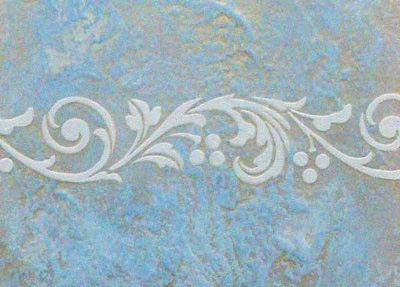
#> input picture assets/images/01_plaster_1.jpg, 400 x 287 px
$ python make-hero-image.py ../assets/images/01_plaster_1.jpg
#> lines starting #> are read from the running program, lines starting #| are printed output that depends on the picture
"""Crop + encode the homepage hero image to the 3:2 pair the page expects.

Usage:
    python _tools/make-hero-image.py <source-image> [--top 0.0] [--bottom 1.0]

Writes assets/images/three-busts-kintsugi.{jpg,webp} at 1200x800, matching the
width/height attributes in index.html and the .hero-image 3:2 frame in styles.css.

The source is a wide panorama (~2.4:1); 3:2 is taller, so the crop keeps the full
width and trims the vertical margins. --top/--bottom nudge which slice of the
height survives (fractions of source height) if the busts sit off-centre.
"""
import sys
from pathlib import Path

from PIL import Image

REPO = Path(__file__).resolve().parent.parent
OUT_DIR = REPO / "assets" / "images"
STEM = "three-busts-kintsugi"
TARGET_W, TARGET_H = 1200, 800
TARGET_RATIO = TARGET_W / TARGET_H  # 1.5


def main() -> int:
    if len(sys.argv) < 2:
        print(__doc__)
        return 1

    src_path = Path(sys.argv[1])
    if not src_path.exists():
        print(f"error: no such file: {src_path}")
        return 1

    top_f, bottom_f = 0.0, 1.0
    args = sys.argv[2:]
    for flag, setter in (("--top", "top"), ("--bottom", "bottom")):
        if flag in args:
            val = float(args[args.index(flag) + 1])
            if setter == "top":
                top_f = val
            else:
                bottom_f = val

    img = Image.open(src_path).convert("RGB")
#> img is the input picture: PIL image 400x287 RGB; mean R, G, B 156.9, 177.8, 185.7
    w, h = img.size
#> w = 400; h = 287
    print(f"source: {w}x{h}  ratio {w / h:.3f}")
#| source: 400x287  ratio 1.394

    band_top, band_bottom = int(h * top_f), int(h * bottom_f)
#> band_top = 0; band_bottom = 287
    band_h = band_bottom - band_top
#> band_h = 287

    # Fit the widest 3:2 box inside the selected band.
    if w / band_h > TARGET_RATIO:
        # wider than 3:2 -> full height of the band, trim the sides
        crop_h = band_h
        crop_w = int(round(crop_h * TARGET_RATIO))
    else:
        crop_w = w
#> crop_w = 400
        crop_h = int(round(crop_w / TARGET_RATIO))
#> crop_h = 267

    left = (w - crop_w) // 2
#> left = 0
    top = band_top + (band_h - crop_h) // 2
#> top = 10
    top = max(0, min(top, h - crop_h))

    box = (left, top, left + crop_w, top + crop_h)
#> box = (0, 10, 400, 277)
    print(f"crop:   {box}  -> {crop_w}x{crop_h}  ratio {crop_w / crop_h:.3f}")
#| crop:   (0, 10, 400, 277)  -> 400x267  ratio 1.498

    out = img.crop(box).resize((TARGET_W, TARGET_H), Image.LANCZOS)
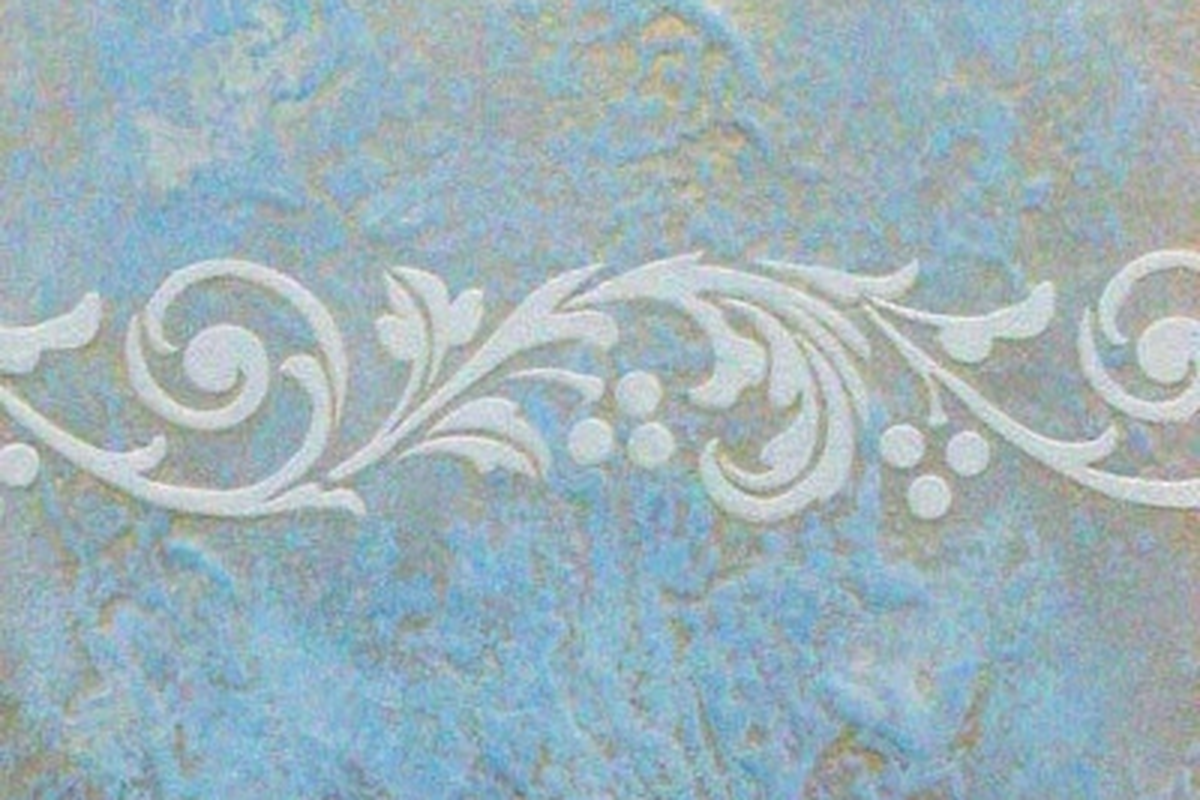
#> out: PIL image 1200x800 RGB; mean R, G, B 157.5, 178.1, 185.8

    jpg, webp = OUT_DIR / f"{STEM}.jpg", OUT_DIR / f"{STEM}.webp"
    out.save(jpg, quality=86, optimize=True, progressive=True)
    out.save(webp, quality=82, method=6)

    print(f"wrote {jpg.relative_to(REPO)}  ({jpg.stat().st_size / 1024:.0f} KB)")
    print(f"wrote {webp.relative_to(REPO)} ({webp.stat().st_size / 1024:.0f} KB)")
    return 0


if __name__ == "__main__":
    raise SystemExit(main())
#> (the program exits here)
